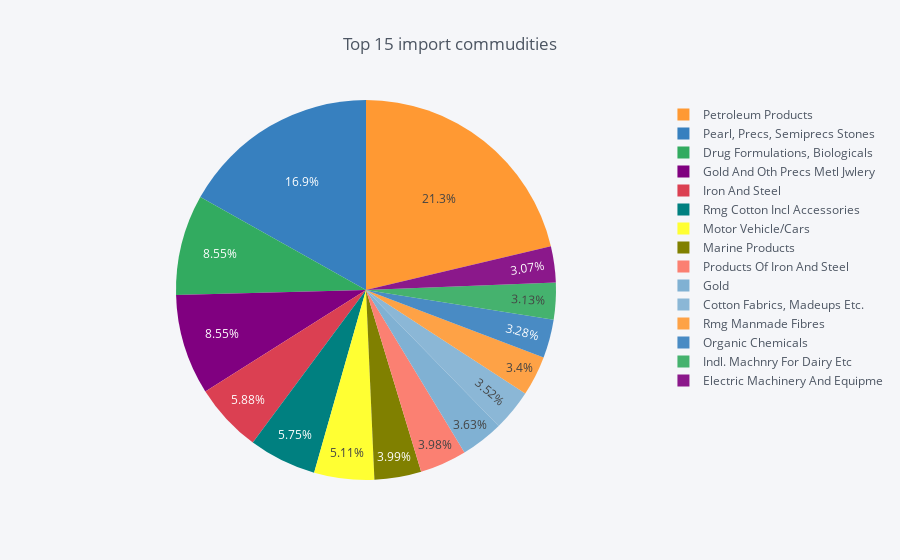

Notebook code cell kept with this figure:
### Code cell
#Top 15 exprted commudities 

comm = pd.pivot_table(data = exportdf, index = 'pc_description', values = 'value' , aggfunc = np.sum).reset_index()
comm = comm.sort_values(by = 'value', ascending = False).reset_index(drop=True)
comm.head(15).iplot(kind = 'pie', labels= 'pc_description', values= 'value', title = 'Top 15 import commudities' )

### Figure 1 — Plotly figure (JSON) as saved in the notebook; plotly's stock layout.template omitted (floating-point values rounded to 4 significant figures)
{"data": [{"labels": ["Petroleum Products", "Pearl, Precs, Semiprecs Stones", "Drug Formulations, Biologicals", "Gold And Oth Precs Metl Jwlery", "Iron And Steel", "Rmg Cotton Incl Accessories", "Motor Vehicle/Cars", "Marine Products", "Products Of Iron And Steel", "Gold", "Cotton Fabrics, Madeups Etc.", "Rmg Manmade Fibres", "Organic Chemicals", "Indl. Machnry For Dairy Etc", "Electric Machinery And Equipme"], "marker": {"colors": ["rgba(255, 153, 51, 1.0)", "rgba(55, 128, 191, 1.0)", "rgba(50, 171, 96, 1.0)", "rgba(128, 0, 128, 1.0)", "rgba(219, 64, 82, 1.0)", "rgba(0, 128, 128, 1.0)", "rgba(255, 255, 51, 1.0)", "rgba(128, 128, 0, 1.0)", "rgba(251, 128, 114, 1.0)", "rgba(128, 177, 211, 1.0)", "rgba(128, 177, 211, 0.8999999999999999)", "rgba(255, 153, 51, 0.8999999999999999)", "rgba(55, 128, 191, 0.8999999999999999)", "rgba(50, 171, 96, 0.8999999999999999)", "rgba(128, 0, 128, 0.8999999999999999)"]}, "name": "", "type": "pie", "values": [31620.0, 25040.0, 12700.0, 12690.0, 8730.0, 8544.0, 7583.0, 5918.0, 5914.0, 5388.0, 5225.0, 5047.0, 4865.0, 4646.0, 4564.0]}], "layout": {"legend": {"bgcolor": "#F5F6F9", "font": {"color": "#4D5663"}}, "paper_bgcolor": "#F5F6F9", "plot_bgcolor": "#F5F6F9", "title": "Top 15 import commudities", "titlefont": {"color": "#4D5663"}}}
